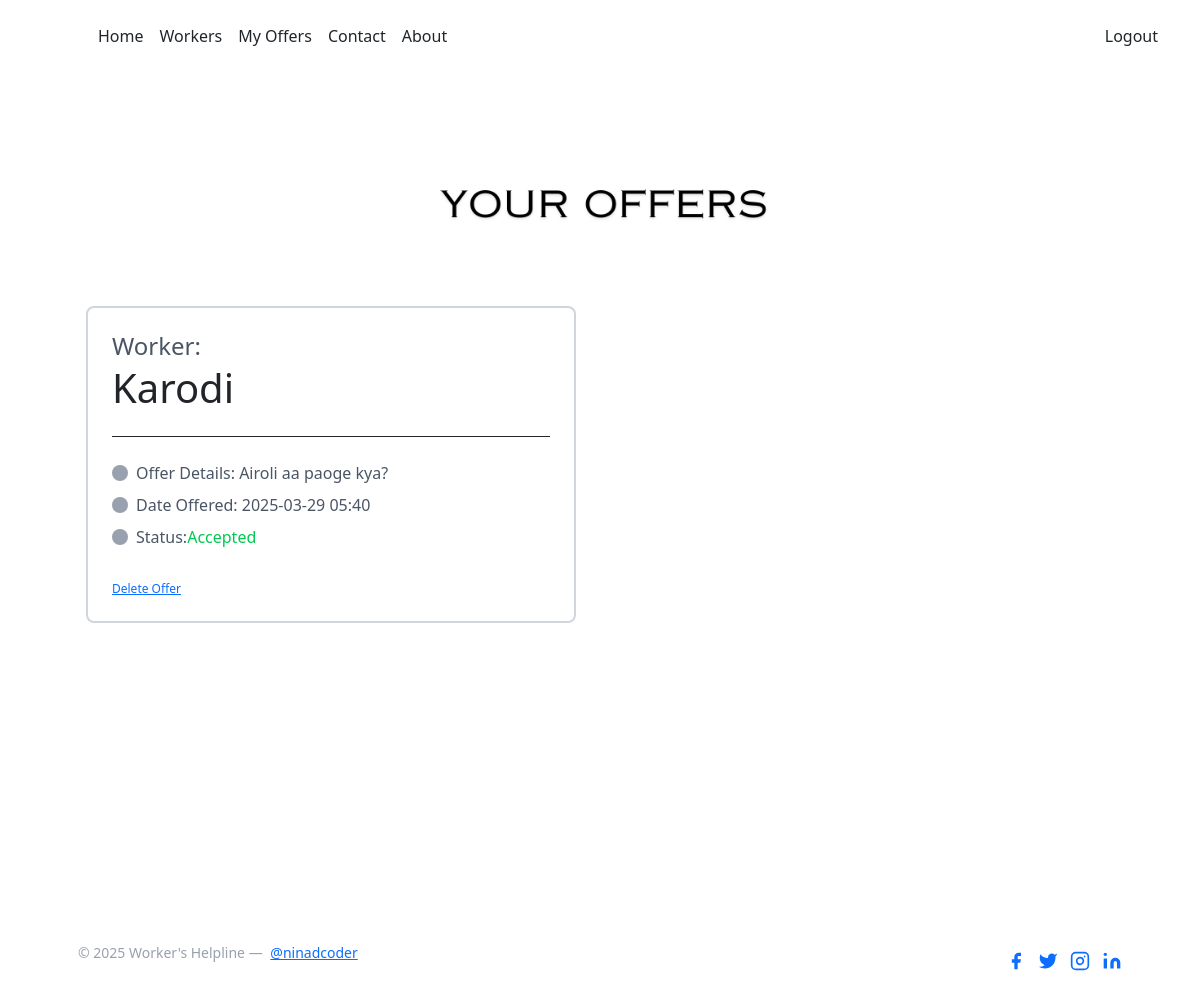
Screenshot of /workers/hirer-offers/ (signed in) with the database file from the repository.
### workers_board/models.py (models this page shows, shortened)
class HireOffer(models.Model):
    hirer = models.ForeignKey(
        settings.AUTH_USER_MODEL,
        on_delete=models.CASCADE,
        related_name='offers_sent'
    )
    worker = models.ForeignKey(
        settings.AUTH_USER_MODEL,
        on_delete=models.CASCADE,
        related_name='offers_received'
    )
    offer_details = models.TextField(blank=True, null=True)
    date_offered = models.DateTimeField(auto_now_add=True)
    status = models.CharField(max_length=10, choices=STATUS_CHOICES, default='pending')

### workers_board/views.py (the view)
# urls.py: path('hirer-offers/', hirer_offers, name='hirer_offers'),
@login_required
def hirer_offers(request):
    if request.user.profile.role != 'hirer':
        return redirect('index')
    offers = HireOffer.objects.filter(hirer=request.user).order_by('-date_offered')
    return render(request, 'hirer_offers.html', {'offers': offers})

### templates/hirer_offers.html (shortened to what this page needs)
{% extends 'base.html' %}
{% block body %}
<section class="text-gray-600 body-font overflow-hidden">
  <div class="container px-5 py-24 mx-auto">
    <div class="flex flex-col text-center w-full mb-12">
      <img
        src="/static/yo.png"
        alt="Description"
        class="mx-auto w-full md:w-1/2 h-auto rounded"
      >
    </div>
    {% if offers %}
      <div class="flex flex-wrap -m-4">
        {% for offer in offers %}
          <div class="p-4 xl:w-1/4 md:w-1/2 w-full">
            <div class="h-full p-6 rounded-lg border-2 border-gray-300 flex flex-col relative overflow-hidden">
              <h4 class="text-sm title-font mb-1 font-medium">Worker:</h4>
              <h1 class="text-5xl text-dark pb-4 mb-4 border-b border-dark leading-none">{{ offer.worker.username }}</h1>
              <p class="flex items-center text-gray-600 mb-2">
                <span class="w-4 h-4 mr-2 inline-flex items-center justify-center bg-gray-400 text-white rounded-full flex-shrink-0">
                </span>Offer Details: {{ offer.offer_details }}
              </p>
              <p class="flex items-center text-gray-600 mb-2">
                <span class="w-4 h-4 mr-2 inline-flex items-center justify-center bg-gray-400 text-white rounded-full flex-shrink-0">
                </span>Date Offered: {{ offer.date_offered|date:"Y-m-d H:i" }}
              </p>
              <p class="flex items-center text-gray-600 mb-6">
                <span class="w-4 h-4 mr-2 inline-flex items-center justify-center bg-gray-400 text-white rounded-full flex-shrink-0">
                </span>Status:
                {% if offer.status == 'accepted' %}
                  <span class="text-green-500">Accepted</span>
                {% elif offer.status == 'rejected' %}
                  <span class="text-red-500">Rejected</span>
                {% else %}
                  <span class="text-yellow-500">Pending</span>
                {% endif %}
              </p>
              <a href="{% url 'delete_offer' offer.id %}" class="text-xs text-red-500 mt-3">Delete Offer</a>
            </div>
          </div>
        {% endfor %}
      </div>
    {% else %}
      <p class="text-center text-gray-500">You haven't sent any offers yet.</p>
    {% endif %}
  </div>
</section>
{% endblock body %}

### rows the page displays
HireOffer: worker.username "Karodi", offer_details "Airoli aa paoge kya?", date_offered "2025-03-29 05:40", status "Accepted"
